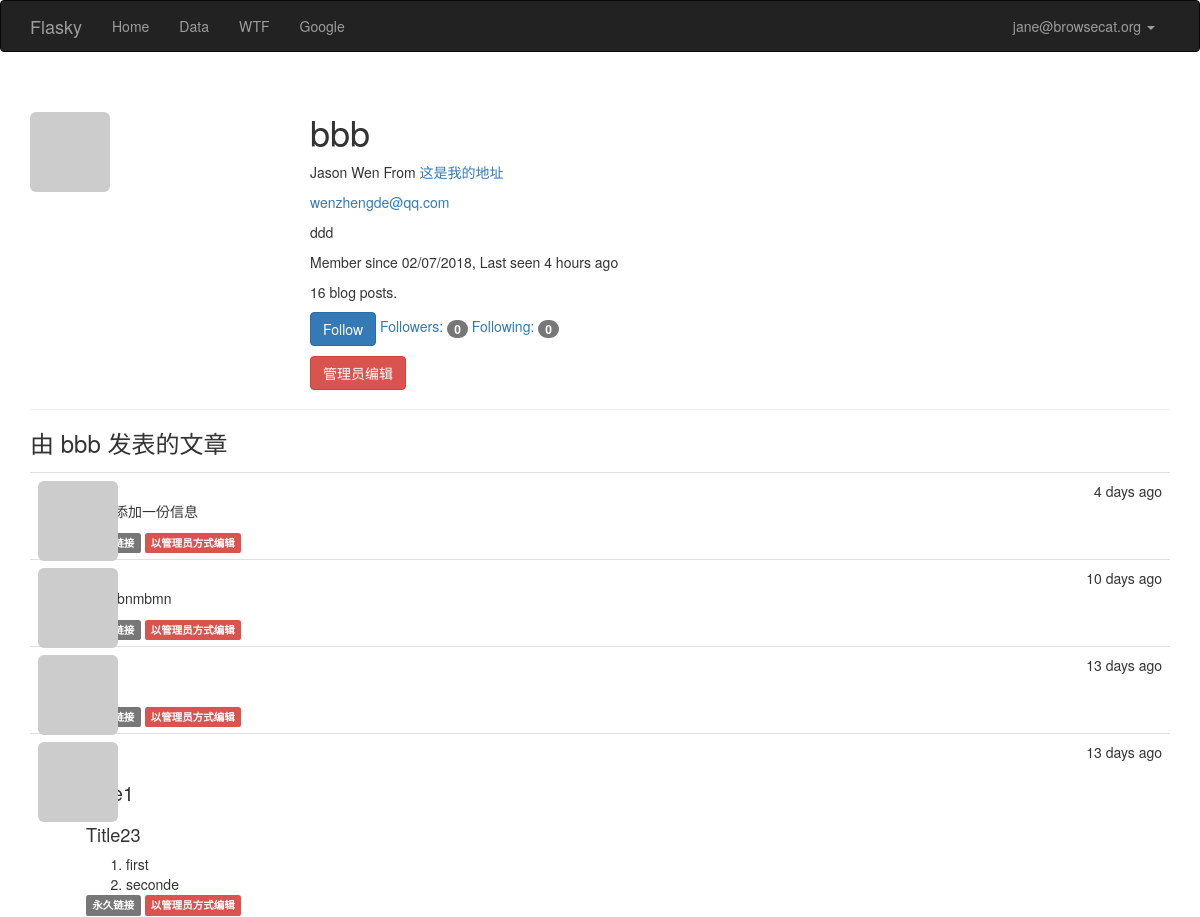
/user/bbb (signed in, upper part), run on an earlier commit of the app's database.
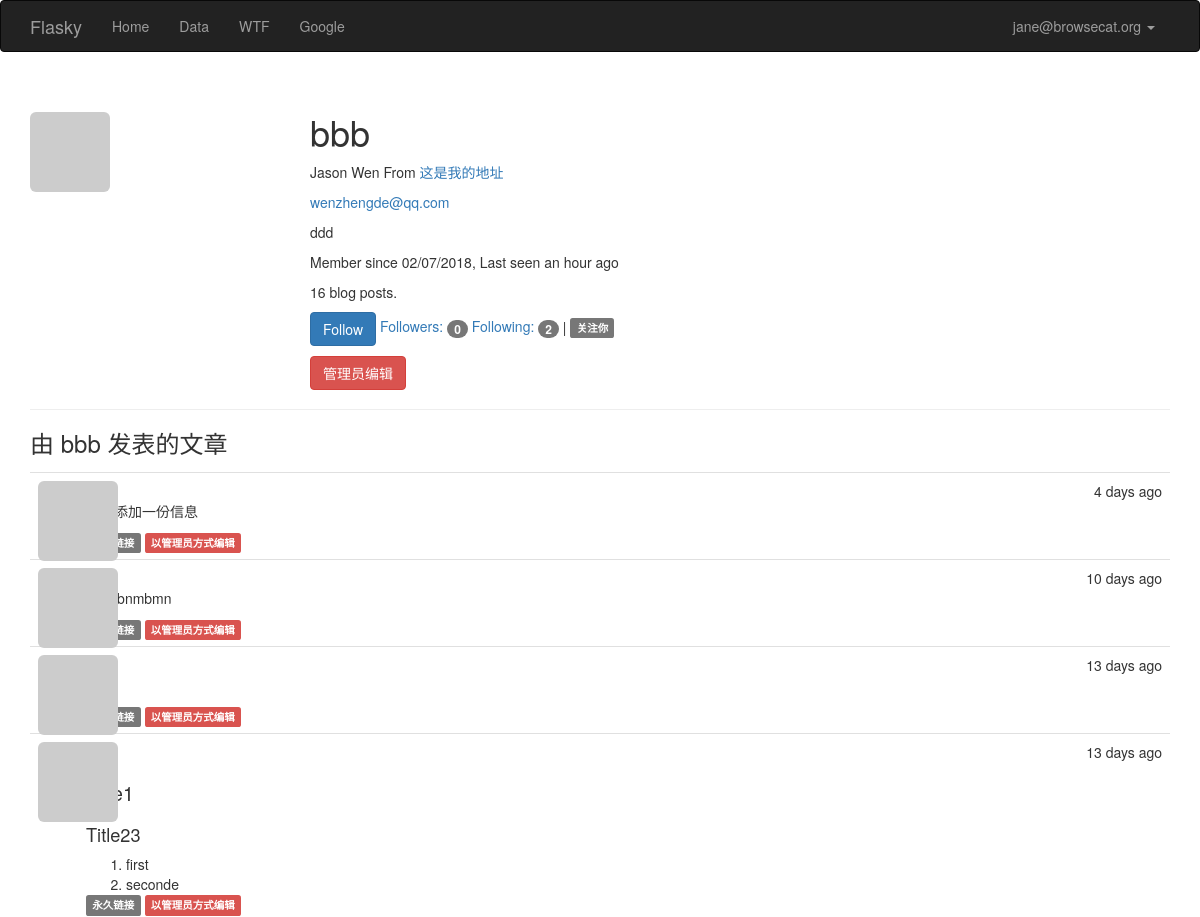
And on a later commit of the database.
### app/models.py (models this page shows, shortened)
class User(UserMixin,db.Model):
    __tablename__ = 'users'
    id = db.Column(db.Integer, primary_key=True)
    email = db.Column(db.String(64),unique=True,index=True)
    username = db.Column(db.String(64), unique=True, index=True)
    password_hash = db.Column(db.String(128))
    role_id = db.Column(db.Integer, db.ForeignKey('roles.id'))
    confirmed = db.Column(db.Boolean,default=False)
    name = db.Column(db.String(64))
    location = db.Column(db.String(64))
    about_me = db.Column(db.Text())
    member_since = db.Column(db.DateTime(),default=datetime.utcnow)
    last_seen = db.Column(db.DateTime(),default=datetime.utcnow)
    avatar_hash = db.Column(db.String(32))
    posts = db.relationship('Post',backref='author',lazy='dynamic')
    test1 = db.Column(db.String(32))
    followed = db.relationship('Follow',
                               foreign_keys=[Follow.follower_id],
                               backref=db.backref('follower',lazy='joined'),
                               lazy='dynamic',
                               cascade = 'all,delete-orphan')
    followers = db.relationship('Follow',
                               foreign_keys=[Follow.followed_id],
                               backref=db.backref('followed',lazy='joined'),
                               lazy='dynamic',
                               cascade='all,delete-orphan')
    def ping(self):
        self.last_seen = datetime.utcnow()
        db.session.add(self)
    def can(self, perm):
        return self.role is not None and self.role.has_permission(perm)
    @property
    def password(self):
        raise AttributeError('password is not a readable attribute')
    def gravatar(self,size=100,default='identicon',rating='g'):
        if request.is_secure:
            url = 'https://secure.gravatar.com/avatar'
        else:
            url = 'http://www.gravatar.com/avatar'
        hash = self.avatar_hash
        return '{url}/{hash}?s={size}&d={default}&r={rating}'.format(url=url,hash=hash,size=size,default=default,rating=rating)
    def is_following(self,user):
        if user.id is None:
            return False
        return self.followed.filter_by(followed_id = user.id).first() is not None

### app/main/views.py (the view)
@main.route('/user/<username>')
def user(username):
    user = User.query.filter_by(username = username).first()
    if user is None:
        abort(404)
    posts = user.posts.order_by(Post.timestamp.desc()).all()
    return render_template('user.html',user=user,posts=posts)

### app/auth/views.py (called while the page is built)
@auth.before_app_request
def before_request():
    if current_user.is_authenticated:
        current_user.ping()
        if not current_user.confirmed and request.endpoint[:5] !='auth.':
            return  redirect(url_for('auth.unconfirmed'))

### app/main/__init__.py (called while the page is built)
@main.app_context_processor
def inject_permissions():
    return dict(Permission=Permission)

### app/models.py (called while the page is built)
@login_manager.user_loader
def load_user(user_id):
    return User.query.get(int(user_id))

    def has_permission(self, perm):
        return self.permissions & perm == perm

### app/templates/user.html (shortened to what this page needs)
{% extends "base.html" %}
{% block page_content %}
<div class="page-header">
    <img class="img-rounded profile-thumbnail" src="{{ user.gravatar(size=256) }}">
    <div class="profile-header">
        <h1>{{ user.username }}</h1>
        {% if user.name or user.location %}
        <p>
        {% if user.name %}
            {{ user.name }}
        {% endif %}
        {% if user.location %}
            From <a href="http://maps.google.com/?q={{ user.location }}">{{ user.location }}</a>
        {% endif %}
        </p>
    {% endif %}
    {% if current_user.is_administrator %}
    <p><a href="mailto:{{ user.email }}">{{ user.email }}</a> </p>
    {% endif %}
    {% if user.about_me %}<p>{{ user.about_me }}</p>
    {% endif %}
    <p>
        Member since {{ moment(user.member_since).format('L') }},
        Last seen {{ moment(user.last_seen).fromNow() }}
    </p>
    <p>{{ user.posts.count() }} blog posts.</p>
    <p>
        {% if current_user.can(Permission.FOLLOW) and user != current_user %}
            {% if not current_user.is_following(user) %}
            <a href="{{ url_for('.follow', username=user.username) }}" class="btn btn-primary">Follow</a>
            {% else %}
            <a href="{{ url_for('.unfollow', username=user.username) }}" class="btn btn-default">Unfollow</a>
            {% endif %}{% endif %}
        <a href="{{ url_for('.followers', username=user.username) }}">Followers: <span class="badge">{{ user.followers.count() }}</span></a>
        <a href="{{ url_for('.followed_by', username=user.username) }}">Following: <span class="badge">{{ user.followed.count() }}</span></a>
        {% if current_user.is_authenticated and user != current_user and user.is_following(current_user) %}
        | <span class="label label-default">关注你</span>
        {% endif %}
    </p>
    <p>
    {% if current_user.is_administrator %}
        <a class="btn btn-danger"
           href="{{ url_for('.edit_profile_admin',id=user.id) }}">
        管理员编辑
        </a>
    {% endif %}
    </p>
    </div>
</div>
    <h3>由 {{ user.username }} 发表的文章</h3>
    {% include '_posts.html' %}
{% endblock %}

What changed in the data, as far as the page shows it:
changed User "bbb": last_seen "4 hours ago" → "an hour ago"
Also different on the page:
{{ user.followed.count() }}: "0" → "2"
text now shown: "| 关注你"
